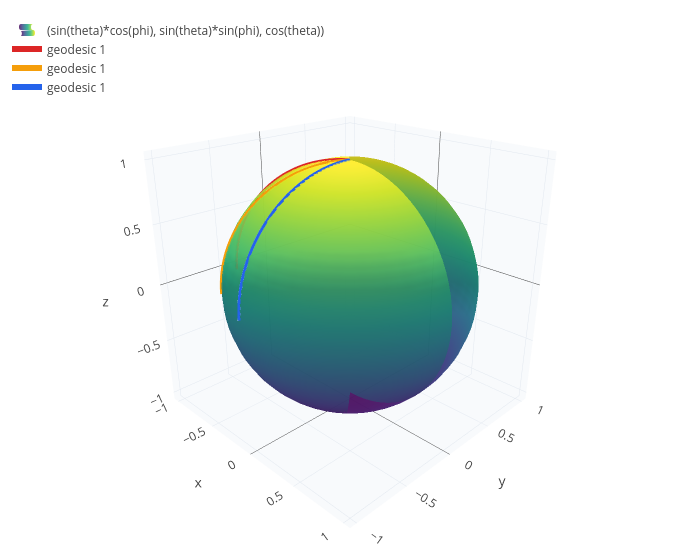

The notebook cell saved with this chart:
### Markdown cell above
## 3. Parallel lines that meet

Euclid's fifth postulate says that parallel lines never meet. On the sphere, start two walkers on the equator a short
distance apart, both heading due north. Their paths start out parallel, yet they meet at the north pole:

### Code cell
w1 = geodesic(g, [pi/2 3.6], [-1 0], pi/2, [sin(theta)*cos(phi) sin(theta)*sin(phi) cos(theta)]);
w2 = geodesic(g, [pi/2 4.1], [-1 0], pi/2, [sin(theta)*cos(phi) sin(theta)*sin(phi) cos(theta)]);
w3 = geodesic(g, [pi/2 4.6], [-1 0], pi/2, [sin(theta)*cos(phi) sin(theta)*sin(phi) cos(theta)]);
show(ball, w1, w2, w3)

### Figure 1 — Plotly figure (JSON) as saved in the notebook; plotly's stock layout.template omitted (floating-point values rounded to 4 significant figures; data arrays with more than 128 entries replaced by an {"elided": "..."} marker saying what was removed)
{"data": [{"colorscale": "Viridis", "name": "(sin(theta)*cos(phi), sin(theta)*sin(phi), cos(theta))", "opacity": 0.85, "showlegend": true, "showscale": false, "type": "surface", "x": {"elided": "41x41 float values"}, "y": {"elided": "41x41 float values"}, "z": {"elided": "41x41 float values"}}, {"line": {"color": "#dc2626", "width": 6}, "mode": "lines", "name": "geodesic 1", "type": "scatter3d", "x": {"elided": "1252 float values"}, "y": {"elided": "1252 float values"}, "z": {"elided": "1252 float values"}}, {"line": {"color": "#f59e0b", "width": 6}, "mode": "lines", "name": "geodesic 1", "type": "scatter3d", "x": {"elided": "1252 float values"}, "y": {"elided": "1252 float values"}, "z": {"elided": "1252 float values"}}, {"line": {"color": "#2563eb", "width": 6}, "mode": "lines", "name": "geodesic 1", "type": "scatter3d", "x": {"elided": "1252 float values"}, "y": {"elided": "1252 float values"}, "z": {"elided": "1252 float values"}}], "layout": {"height": 560, "legend": {"x": 0.01, "y": 0.99}, "margin": {"b": 0, "l": 0, "r": 0, "t": 10}, "scene": {"aspectmode": "data", "camera": {"eye": {"x": 1.6, "y": -1.6, "z": 1.0}}, "xaxis": {"backgroundcolor": "#f8fafc", "gridcolor": "#e2e8f0", "showbackground": true, "title": {"text": "x"}}, "yaxis": {"backgroundcolor": "#f8fafc", "gridcolor": "#e2e8f0", "showbackground": true, "title": {"text": "y"}}, "zaxis": {"backgroundcolor": "#f8fafc", "gridcolor": "#e2e8f0", "showbackground": true, "title": {"text": "z"}}}, "showlegend": true, "title": {"text": ""}, "width": 700}}
